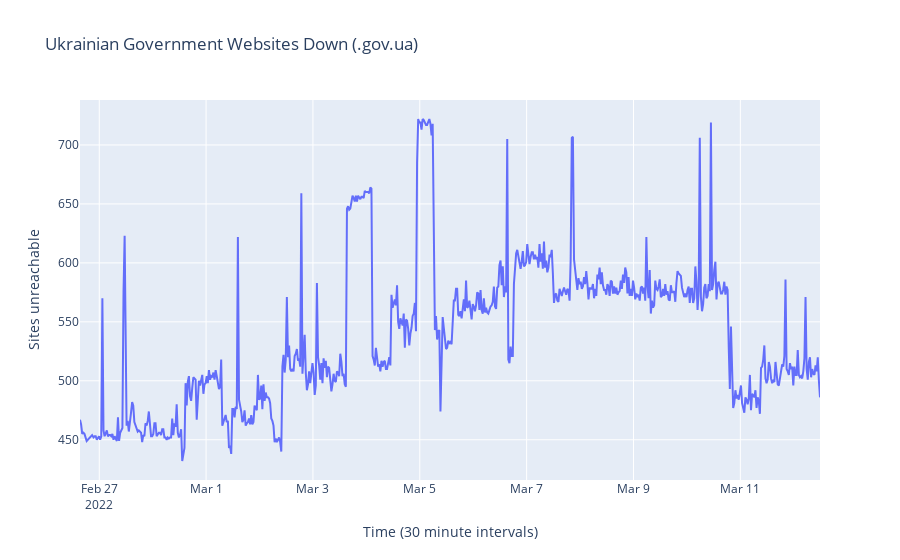

Source (notebook cell):
### Code cell
from plotly import express as xp

xp.line(
    df, 
    x=counts.index,
    y=counts.error,
    labels={'x': 'Time (30 minute intervals)', 'y': 'Sites unreachable'},
    title='Ukrainian Government Websites Down (.gov.ua)'
)

### Figure 1 — Plotly figure (JSON) as saved in the notebook; plotly's stock layout.template omitted (floating-point values rounded to 4 significant figures; data arrays with more than 128 entries replaced by an {"elided": "..."} marker saying what was removed)
{"data": [{"hovertemplate": "Time (30 minute intervals)=%{x}<br>Sites unreachable=%{y}<extra></extra>", "legendgroup": "", "line": {"color": "#636efa", "dash": "solid"}, "marker": {"symbol": "circle"}, "mode": "lines", "name": "", "orientation": "v", "showlegend": false, "type": "scatter", "x": {"elided": "661 str values"}, "xaxis": "x", "y": {"elided": "661 int values"}, "yaxis": "y"}], "layout": {"autosize": true, "legend": {"tracegroupgap": 0}, "title": {"text": "Ukrainian Government Websites Down (.gov.ua)"}, "xaxis": {"anchor": "y", "autorange": true, "domain": [0, 1], "range": ["2022-02-26 15:21:11.4579", "2022-03-12 11:47:24.832"], "title": {"text": "Time (30 minute intervals)"}, "type": "date"}, "yaxis": {"anchor": "x", "autorange": true, "domain": [0, 1], "range": [415.9, 738.1], "title": {"text": "Sites unreachable"}, "type": "linear"}}}
